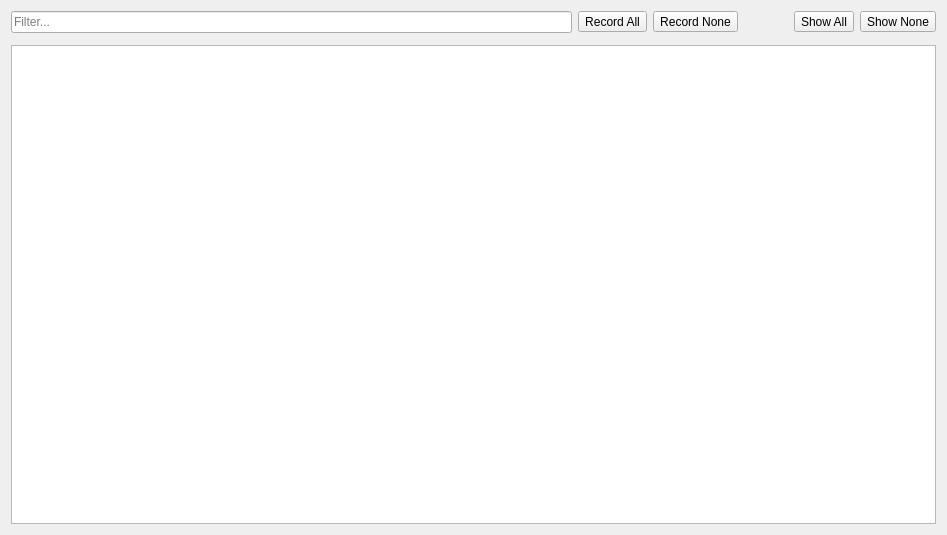
<?xml version="1.0" encoding="UTF-8"?>
<ui version="4.0">
 <class>GammaRay::RecordingWidget</class>
 <widget class="QWidget" name="GammaRay::RecordingWidget">
  <property name="geometry">
   <rect>
    <x>0</x>
    <y>0</y>
    <width>947</width>
    <height>535</height>
   </rect>
  </property>
  <property name="windowTitle">
   <string>Form</string>
  </property>
  <layout class="QVBoxLayout" name="verticalLayout">
   <item>
    <layout class="QHBoxLayout" name="toolbarLayout">
     <property name="bottomMargin">
      <number>6</number>
     </property>
     <item>
      <widget class="QLineEdit" name="searchLine">
       <property name="placeholderText">
        <string>Filter...</string>
       </property>
      </widget>
     </item>
     <item>
      <widget class="QToolButton" name="recordAllButton">
       <property name="text">
        <string>Record All</string>
       </property>
      </widget>
     </item>
     <item>
      <widget class="QToolButton" name="recordNoneButton">
       <property name="text">
        <string>Record None</string>
       </property>
      </widget>
     </item>
     <item>
      <spacer name="horizontalSpacer">
       <property name="orientation">
        <enum>Qt::Horizontal</enum>
       </property>
       <property name="sizeType">
        <enum>QSizePolicy::Maximum</enum>
       </property>
       <property name="sizeHint" stdset="0">
        <size>
         <width>50</width>
         <height>0</height>
        </size>
       </property>
      </spacer>
     </item>
     <item>
      <widget class="QToolButton" name="showAllButton">
       <property name="text">
        <string>Show All</string>
       </property>
      </widget>
     </item>
     <item>
      <widget class="QToolButton" name="showNonoeButton">
       <property name="text">
        <string>Show None</string>
       </property>
      </widget>
     </item>
    </layout>
   </item>
   <item>
    <widget class="GammaRay::DeferredTreeView" name="treeView">
     <property name="sizePolicy">
      <sizepolicy hsizetype="Expanding" vsizetype="Expanding">
       <horstretch>0</horstretch>
       <verstretch>10</verstretch>
      </sizepolicy>
     </property>
    </widget>
   </item>
  </layout>
 </widget>
 <customwidgets>
  <customwidget>
   <class>GammaRay::DeferredTreeView</class>
   <extends>QTreeView</extends>
   <header location="global">ui/deferredtreeview.h</header>
  </customwidget>
 </customwidgets>
 <resources/>
 <connections/>
</ui>
